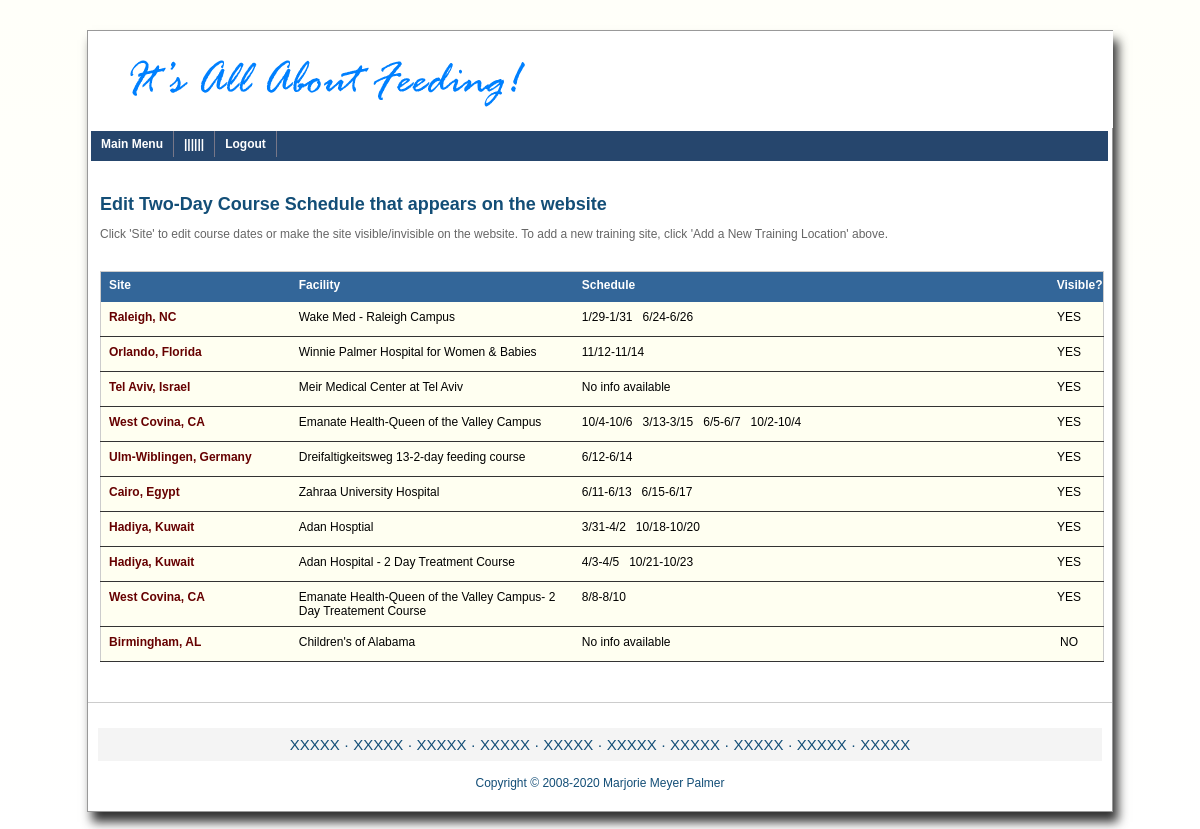
Screenshot of /support_bak/index_app_trainingsked.php (signed in) with the database file from the repository.
### tables this page shows
CREATE TABLE `apps_trainingsites` (
  `id` int(11) NOT NULL,
  `loc` varchar(250) DEFAULT NULL,
  `loc_id` tinyint(3) UNSIGNED NOT NULL,
  `loc_city` varchar(100) DEFAULT NULL,
  `loc_url` varchar(250) DEFAULT NULL,
  `visible` tinyint(1) DEFAULT '1'
);

CREATE TABLE `apps_trainingdates` (
  `did` int(11) NOT NULL,
  `year` int(4) NOT NULL,
  `loc_id` tinyint(3) UNSIGNED NOT NULL,
  `starts` date NOT NULL
);

### support_bak/_inc/inc_app_trainingsked.php (the view, shortened to what this page needs)
<?php
function getandShowSites() {
global $trainingSitesTBL, $trainingDatesTBL;
	if($link = db_connect_site()) {
	   if($result_s = mysqli_query($link, "SELECT * FROM $trainingSitesTBL ORDER BY visible DESC")) {
		 if (mysqli_num_rows($result_s) > '0' ) {
			echo "<form style='margin:30px 0;' method='POST' novalidate>";
			echo "<table class='sked_table'>";
			echo "<thead>";
			echo "<tr>";
			echo "<th class='th_1'>Site</th>";
			echo "<th class='th_2'>Facility</th>";
			echo "<th class='th_3'>Schedule</th>";
			echo "<th class='th_4'>Visible?</th>";
			echo "</tr>";
			echo "</thead>";
			echo "<tbody>";
			while($row = mysqli_fetch_assoc($result_s)) {
			   $city      = $row['loc_city'];
			   $location  = $row['loc'];
			   $site_id   = $lid = $row['loc_id'];
			   $viz_disp  = ($row['visible'] == '1') ? "YES" : "NO";
			   if($result_d = mysqli_query($link, "SELECT starts FROM $trainingDatesTBL WHERE loc_id = '{$site_id}' ORDER BY starts ASC")) {
				  if (mysqli_num_rows($result_d) > '0' ) {
					 $date_show = '';
					 while($row = mysqli_fetch_assoc($result_d)) {
						$starts    = strtotime($row['starts']);
						$ends      = strtotime("+2 days",$starts);
						$starts    = date("n/j", $starts);
						$ends      = date("n/j", $ends);
						$date_line = $starts . "-" . $ends;
						$date_show = $date_show . $date_line . "&nbsp;&nbsp;&nbsp;";
					 }
				  } else { $date_show = "No info available"; }
				echo "<tr>";
				echo "<td class='td_1'><a href='#'>" . $city . "</a></td>";
				echo "<td class='td_2'>" . $location . "</td>";
				echo "<td class='td_3'>" . $date_show . "</td>";
				echo "<td class='td_4'>" . $viz_disp . "</td>";
				echo "</tr>";
			   } else { echo "<tr><td colspan='4'>Database problem</td></tr>";}
			}
			echo "</tbody>";
			echo "</table>";
			echo "</form>";
		 } else { $errorMsg['dbf_empty'] = "No info available"; return $errorMsg; exit; }
	   } else { $errorMsg['dbf_prob'] = "Database problem"; return $errorMsg; exit; }
	} else { $errorMsg['no_connect'] = "Cannot Connect to Database";return $errorMsg;exit; }
}
?>

### support_bak/_css/css_cms.css (style rules this page uses)
html, body, div, span, applet, object, iframe, h1, h2, h3, h4, h5, h6, p, blockquote, pre, a, abbr, acronym, address, big, cite, code, del, dfn, em, img, ins, kbd, q, s, samp, small, strike, strong, sub, sup, tt, var, b, u, i, center, dl, dt, dd, ol, ul, li, fieldset, form, label, legend, table, caption, tbody, tfoot, thead, tr, th, td, article, aside, canvas, details, embed, figure, figcaption, footer, header, hgroup, menu, nav, output, ruby, section, summary, time, mark, audio, video { margin:0; padding:0; border:0; font-size:100%; font:inherit; vertical-align:baseline; }
body { line-height:1; }
table { border-collapse:collapse; border-spacing:0; }
body { width:100% margin:0 auto; padding:0; font: 62.5% Arial, Helvetica, sans-serif; background: #FFFBFB; background: -webkit-gradient(linear, left top, left bottom, from(#FFFFF9), to(#FFFFFF)); background: -moz-linear-gradient(top, #FFFFF9, #FFFFFF); }

### support_bak/_css/css_tables_cms.css (style rules this page uses)
.sked_table { font:1.2em Verdana, Arial, Helvetica, sans-serif; width:100%; margin:12px 0; border: 1px solid #cccccc; }
.sked_table tr { height: 18px; }
.sked_table td { background-color: #FFFFF1; color: #000; height: 18px; padding:8px; border-bottom:1px solid #333; }
.sked_table .td_1, .sked_table .th_1 { width:20%; }
.sked_table .sked_table .td_2, .sked_table .th_2 { width:30%; }
.sked_table .td_3, .sked_table .th_3 { width:50%; }
.sked_table .td_4 { width:10%; text-align:center; }
.sked_table .td_1 { font-weight:bold; }
.sked_table th { text-align:left; background-color: #336699; color: #FFF; height: 18px; }
.sked_table .th_1, .sked_table .th_2, .sked_table .th_3, .sked_table .th_4 { font-weight:bold; background-color: #336699; color: #FFF; height: 24px; padding-top:6px; padding-left:8px; }
.sked_table .th_4 { padding-left:0px; padding-left:21px; }
.sked_table td a, .sked_table td a:visited { text-decoration:none; color: #660000; }

### rows the page displays
apps_trainingsites: loc_city "Raleigh, NC", loc "Wake Med - Raleigh Campus", date_show "1/29-1/31 6/24-6/26", visible "YES"
apps_trainingsites: loc_city "Orlando, Florida", loc "Winnie Palmer Hospital for Women & Babies", apps_trainingdates.starts "11/12-11/14", visible "YES"
apps_trainingsites: loc_city "Tel Aviv, Israel", loc "Meir Medical Center at Tel Aviv", date_show "No info available", visible "YES"
apps_trainingsites: loc_city "West Covina, CA", loc "Emanate Health-Queen of the Valley Campus", date_show "10/4-10/6 3/13-3/15 6/5-6/7 10/2-10/4", visible "YES"
apps_trainingsites: loc_city "Ulm-Wiblingen, Germany", loc "Dreifaltigkeitsweg 13-2-day feeding course", apps_trainingdates.starts "6/12-6/14", visible "YES"
apps_trainingsites: loc_city "Cairo, Egypt", loc "Zahraa University Hospital", date_show "6/11-6/13 6/15-6/17", visible "YES"
apps_trainingsites: loc_city "Hadiya, Kuwait", loc "Adan Hosptial", date_show "3/31-4/2 10/18-10/20", visible "YES"
apps_trainingsites: loc_city "Hadiya, Kuwait", loc "Adan Hospital - 2 Day Treatment Course", date_show "4/3-4/5 10/21-10/23", visible "YES"
apps_trainingsites: loc_city "West Covina, CA", loc "Emanate Health-Queen of the Valley Campus- 2 Day Treatement Course", apps_trainingdates.starts "8/8-8/10", visible "YES"
apps_trainingsites: loc_city "Birmingham, AL", loc "Children's of Alabama", date_show "No info available", visible "NO"

### other values shown
$pageTitle "Edit Two-Day Course Schedule that appears on the website"
$pageSubTitle "Click 'Site' to edit course dates or make the site visible/invisible on the website. To add a new training site, click 'Add a New Training Location' above."
